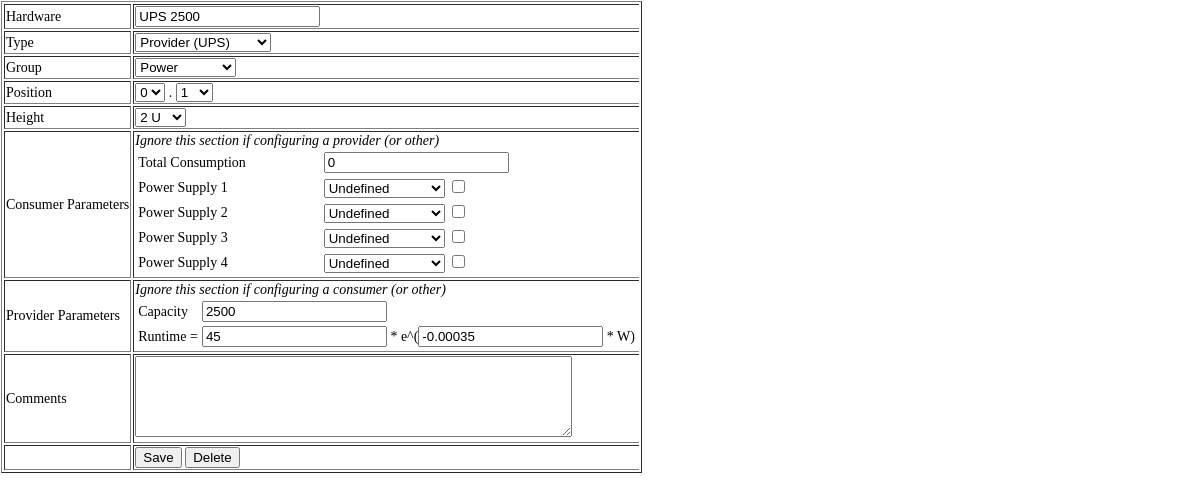
Screenshot of /?p=edit&id=123 with the database file from the repository.
### tables this page shows
CREATE TABLE IF NOT EXISTS `entities` (
  `ID` int(11) NOT NULL AUTO_INCREMENT,              
  `Type` int(11) NOT NULL,                           
  `Group` int(11) DEFAULT NULL,                      
  `Rack` int(11) unsigned NOT NULL,                  
  `Position` int(11) unsigned NOT NULL,              
  `Height` int(11) unsigned NOT NULL DEFAULT '1',    
  `Hardware` varchar(32) NOT NULL,                   
  `Name` varchar(32) DEFAULT NULL,                   
  `Comment` varchar(192) DEFAULT NULL,               

                                                     
  `Ref1` int(11) DEFAULT NULL,                       
  `Ref2` int(11) DEFAULT NULL,                       
  `Ref3` int(11) DEFAULT NULL,                       
  `Ref4` int(11) DEFAULT NULL,                       
  `RefFlags` int(11) DEFAULT '0',                    
  `TotalLoad` int(11) DEFAULT NULL,                  

                                                     
  `Capacity` int(11) DEFAULT NULL,                   
  `FormulaA` float DEFAULT NULL,                     
  `FormulaB` float DEFAULT NULL,                     
  
  PRIMARY KEY (`ID`),
  KEY `Rack_idx` (`Rack`),
  KEY `Type_idx` (`Type`)
);

### inc/conf.inc.php (called while the page is built, shortened)
<?php
function get_conf($i){
	return $GLOBALS['_CONF_'][$i];
}

### inc/sql.inc.php (called while the page is built, shortened)
<?php
function sql(){
    return $GLOBALS['_SQL_'];
}
function sql_query($q){
    return mysqli_query(sql(), $q);
}

### content/edit.inc.php (the view, shortened to what this page needs)
<?php
function get_val($id, $field){
    if($id){
        $q = sql_query("SELECT `$field` FROM `entities` WHERE `ID` = '$id'");
        $r = mysqli_fetch_row($q);
        return $r[0];
    }
    else{
        return "";
    }
}
function get_selected($id, $field, $val){
    if(get_val($id, $field) == $val)
        return "selected='selected'";
    else
        return "";
}
function get_flag_checked($id, $flag){
    if((get_val($id, "RefFlags") & $flag) != 0)
        return "checked='checked'";
    else
        return "";
}
function print_refs($id,$col){
    $q = sql_query("SELECT `ID`,`Rack`,`Position`,`Hardware` FROM `entities` WHERE `Type` = '2'");
    echo "<option value='0' ";
    echo get_selected($id, $col, 0);
    echo ">Undefined</option>";
}
$mode = 0;
$okay = 1;
if(isset($_GET['id'])){
    $mode = intval($_GET['id']);;
}
else{
    set_title("add item");
}
if(isset($_GET['post']) && $_POST['action'] == "Save"){
    $save = array();
    $save['Type'] = $_POST['type'];
    $save['Rack'] = $_POST['rack'];
    $save['Position'] = $_POST['position'];
    $save['Height'] = $_POST['height'];
    $save['Hardware'] = $_POST['hardware'];
    $save['Group'] = $_POST['group'];
    $save['Comment'] = strip_tags($_POST['comment']);
    if($_POST['type'] == 1){
        $save['Ref1'] = intval($_POST['ref1']);
        $save['Ref2'] = intval($_POST['ref2']);
        $save['Ref3'] = intval($_POST['ref3']);
        $save['Ref4'] = intval($_POST['ref4']);
        $save['RefFlags'] = calc_flags();
        $save['TotalLoad'] = intval($_POST['load']);
        $save['Capacity'] = 0;
        $save['FormulaA'] = 0;
        $save['FormulaB'] = 0;
    }
    elseif($_POST['type'] == 2){
        $save['Ref1'] = 0;
        $save['Ref2'] = 0;
        $save['Ref3'] = 0;
        $save['Ref4'] = 0;
        $save['RefFlags'] = 0;
        $save['TotalLoad'] = 0;
        $save['Capacity'] = $_POST['capacity'];
        $save['FormulaA'] = $_POST['formulaa'];
        $save['FormulaB'] = $_POST['formulab'];
    }
    else{
        $save['Ref1'] = 0;
        $save['Ref2'] = 0;
        $save['Ref3'] = 0;
        $save['Ref4'] = 0;
        $save['RefFlags'] = 0;
        $save['TotalLoad'] = 0;
        $save['Capacity'] = 0;
        $save['FormulaA'] = 0;
        $save['FormulaB'] = 0;
    }
    if($save['Position'] + $save['Height'] > 42){
        $okay = 0;
        echo "Error: The entity goes above the height of the rack<br/>";
    }
    for($i = 0; $i < $save['Height']; $i++){
        $p = $save['Position'] + $i;
        $q1 = sql_query(
            "SELECT * FROM `entities` WHERE `Rack`='{$save['Rack']}' AND `Position`<='$p' AND ".
            " (`Position` + `Height`) > '$p' AND `ID` != '$mode'");
        if(mysqli_num_rows($q1)){
            echo "Error: The space ({$save['Rack']}.$p) is already occupied by another entity<br/>";
            $okay = 0;
            break;
        }
    }
    if($okay){
        $qs = "";
        if($mode){
            $qs = "UPDATE `entities` SET ";
            foreach($save as $i => $v){
                $v = sql_esc($v);
                $qs .= "`$i` = '$v', ";
            }
            $qs = substr($qs, 0, -2);
            $qs.= " WHERE `ID` = '$mode'";
        }
        else{
            $qs = "INSERT INTO `entities` SET ";
            foreach($save as $i => $v){
                $v = sql_esc($v);
                $qs .= "`$i` = '$v', ";
            }
            $qs = substr($qs, 0, -2);
        }
        $q = sql_query($qs);
        if(mysqli_errno(sql())){
            echo mysqli_error(sql());
            echo "<br/><a href='javascript:window.history.go(-1)'>Go back &rarr;</a>";
        }
        else{
            echo "Changes saved.<br/>";
            echo "<script type='text/javascript'>window.opener.location.reload();</script>";
            echo "<a href='./?' onclick='window.close();return false;'>Continue &rarr;</a><br/>";
            if(!$mode)
                echo "<a href='./?' onclick='window.history.go(-1); return false;'>Add another &rarr;</a><br/>";
        }
    }
    else{
        echo "<a href='javascript:window.history.go(-1)'>Go back &rarr;</a>";
    }
}
else{
?>
<form action="?p=edit&post<?php if(isset($_GET['id'])) echo "&id={$_GET['id']}";?>" method="post">
    <table class='edit_form' border="1">
    <tr>
        <td>Hardware</td>
        <td><input name="hardware" value="<?php echo get_val($mode, 'Hardware');?>"/></td>
    </tr>
    <tr>
        <td>Type</td>
        <td>
            <select name="type">
                <option value="2" <?php echo get_selected($mode, 'Type', 2);?>>Provider (UPS)</option>
            </select>
        </td>
    </tr>
    <tr>
        <td>Group</td>
        <td>
            <select name="group">
                <?php
                    $q = sql_query("SELECT `ID`,`Name` FROM `groups` ORDER BY `ID` ASC");
                    while($r = mysqli_fetch_row($q)){
                        echo "<option value='{$r[0]}' ";
                        echo get_selected($mode, 'Group', $r[0]);
                        echo ">{$r[1]}</option>";
                    }
                ?>
            </select>
        </td>
    <tr>
        <td>Position</td>
        <td>
            <select name="rack">
                <?php
                    $q = sql_query("SELECT `RackId` FROM `racks` ORDER BY `RackId` DESC");
                    while($r = mysqli_fetch_row($q)){
                        echo "<option value='{$r[0]}' ";
                        echo get_selected($mode, 'Rack', $r[0]);
                        echo ">{$r[0]}</option>";
                    }
                ?>
            </select>
            .
            <select name="position">
                <?php
                    for($i = 42; $i >= 0; $i--){
                        echo "<option value='$i' ";
                        echo get_selected($mode, 'Position', $i);
                        echo ">$i</option>";
                    }
                ?>
            </select>
        </tr>
    </tr>
    <tr>
        <td>Height</td>
        <td>
             <select name="height">
                <?php
                    for($i = 1; $i <= 20; $i++){
                        echo "<option value='$i' ";
                        echo get_selected($mode, 'Height', $i);
                        echo ">$i U</option>";
                    }
                ?>
            </select>
        </td>
        </tr>
    <tr>
        <td>Consumer Parameters</td>
        <td>
            <i>Ignore this section if configuring a provider (or other)</i>
            <table border="0" width="100%">
                <tr>
                    <td>Total Consumption</td>
                    <td><input name="load" value="<?php echo get_val($mode, 'TotalLoad');?>"/></td>
                </tr>
                <tr>
                    <td>Power Supply 1</td>
                    <td>
                        <select name="ref1">
                            <?php print_refs($mode,'Ref1'); ?>
                        </select>
                        <input type='checkbox' name="ref1_f" value="1" <?php echo get_flag_checked($mode, 1); ?>/>
                    </td>
                </tr>
                <tr>
                    <td>Power Supply 2</td>
                    <td>
                        <select name="ref2">
                            <?php print_refs($mode,'Ref2'); ?>
                        </select>
                        <input type='checkbox' name="ref2_f" value="1" <?php echo get_flag_checked($mode, 2); ?>/>
                    </td>
                </tr>
                <tr>
                    <td>Power Supply 3</td>
                    <td>
                        <select name="ref3">
                            <?php print_refs($mode,'Ref3'); ?>
                        </select>
                        <input type='checkbox' name="ref3_f" value="1" <?php echo get_flag_checked($mode, 4); ?>/>
                    </td>
                </tr>
                <tr>
                    <td>Power Supply 4</td>
                    <td>
                        <select name="ref4">
                            <?php print_refs($mode,'Ref4'); ?>
                        </select>
                        <input type='checkbox' name="ref4_f" value="1" <?php echo get_flag_checked($mode, 8); ?>/>
                    </td>
                </tr>
            </table>
        </td>
    </tr>
    <tr>
        <td>Provider Parameters</td>
        <td>
            <i>Ignore this section if configuring a consumer (or other)</i>
            <table border="0" width="100%">
                <tr>
                    <td>Capacity</td>
                    <td>
                         <input name="capacity" value="<?php echo get_val($mode, 'Capacity'); ?>"/>
                    </td>
                </tr>
                <tr>
                    <td>Runtime =</td>
                    <td>
                        <input name="formulaa" value="<?php echo get_val($mode, 'FormulaA'); ?>"/> * e^(<input name="formulab" value="<?php echo get_val($mode, 'FormulaB'); ?>"/> * W)
                    </td>
                </tr>
            </table>
        </td>
    </tr>
    <tr>
        <td>Comments</td>
        <td>
            <textarea name='comment' rows="5" cols="52"><?php echo get_val($mode, 'Comment'); ?></textarea>
        </td>
    </tr>
    <tr>
        <td>&nbsp;</td>
        <td>
            <input type='submit' value="Save" name='action'/>
            <?php if($mode) echo "<input type='submit' onclick=\"return confirm('Are you sure you want to delete this?')\" value='Delete' name='action'/>"; ?>
        </td>
    </tr>
    </table>
</form>
<?php
}
?>

### index.php (style rules this page uses)
body { margin:1px; padding:0px; font-size:14px; }
tr>td:last-child { border-right:none; }

### rows the page displays
entities: hardware "UPS 2500", load "0", capacity "2500", formulaa "45", formulab "-0.00035"

### other values shown
form field group "Power"
form field rack "0"
form field position "1"
form field height "2 U"
